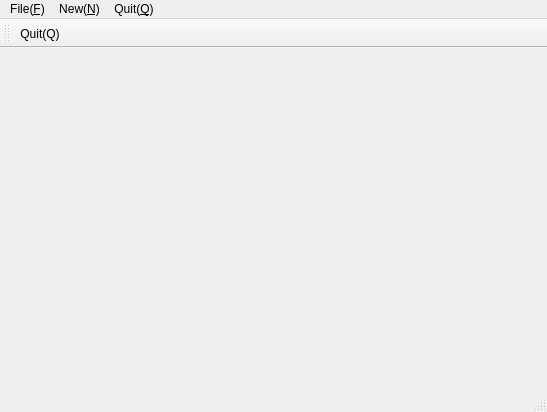
<?xml version="1.0" encoding="UTF-8"?>
<ui version="4.0">
 <class>MainWindow</class>
 <widget class="QMainWindow" name="MainWindow">
  <property name="geometry">
   <rect>
    <x>0</x>
    <y>0</y>
    <width>547</width>
    <height>412</height>
   </rect>
  </property>
  <property name="windowTitle">
   <string>MainWindow</string>
  </property>
  <widget class="QWidget" name="centralwidget"/>
  <widget class="QMenuBar" name="menubar">
   <property name="geometry">
    <rect>
     <x>0</x>
     <y>0</y>
     <width>547</width>
     <height>21</height>
    </rect>
   </property>
   <widget class="QMenu" name="menuFile_F">
    <property name="title">
     <string>File(&amp;F)</string>
    </property>
    <addaction name="actionNew"/>
   </widget>
   <widget class="QMenu" name="menuNew_N">
    <property name="title">
     <string>New(&amp;N)</string>
    </property>
   </widget>
   <widget class="QMenu" name="menuQuit_Q">
    <property name="title">
     <string>Quit(&amp;Q)</string>
    </property>
    <addaction name="actionQuit"/>
   </widget>
   <addaction name="menuFile_F"/>
   <addaction name="menuNew_N"/>
   <addaction name="menuQuit_Q"/>
  </widget>
  <widget class="QStatusBar" name="statusbar"/>
  <widget class="QToolBar" name="toolBar">
   <property name="windowTitle">
    <string>toolBar</string>
   </property>
   <attribute name="toolBarArea">
    <enum>TopToolBarArea</enum>
   </attribute>
   <attribute name="toolBarBreak">
    <bool>false</bool>
   </attribute>
   <addaction name="actionQuit"/>
  </widget>
  <action name="actionNew">
   <property name="text">
    <string>New(&amp;N)</string>
   </property>
  </action>
  <action name="actionQuit">
   <property name="text">
    <string>Quit(&amp;Q)</string>
   </property>
  </action>
 </widget>
 <resources/>
 <connections/>
</ui>
